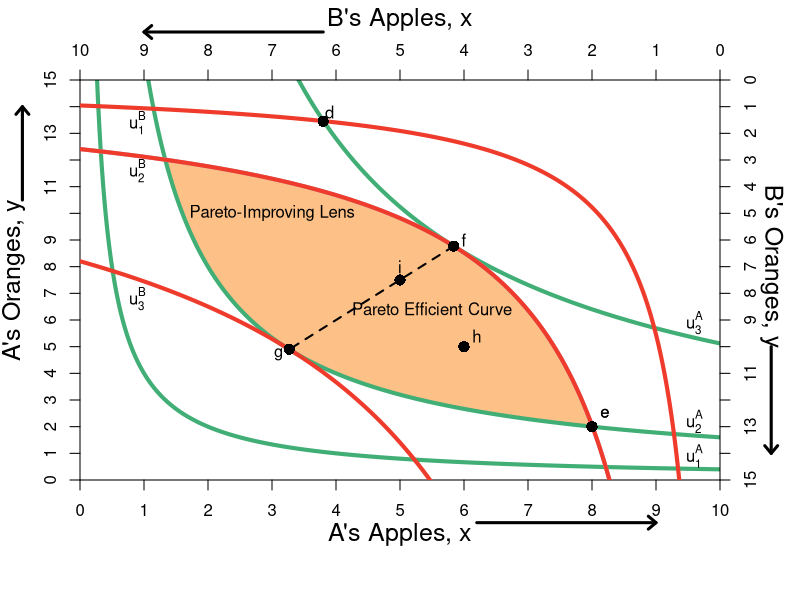

Write the R code that produced this figure.
require(ggplot2)
require(shape)
pdf(file = "bfh-textbook/property/property_eb_hispow.pdf", width = 9, height = 7)

#Set parameters for graphics
axislabelsize <- 1.5

indiffcurveA1 <- function(x, U = 4, A = 1, a = 0.5) {
  ((((U-2)/A)*(1/x)^a)^(1/(1-a)))
}

indiffcurveA2 <- function(x, U = 4, A = 1, a = 0.5) {
  (((U/A)*(1/x)^a)^(1/(1-a)))
}

indiffcurveA3 <- function(x, U = 7.156591, A = 1, a = 0.5) {
  ((((U)/A)*(1/x)^a)^(1/(1-a)))
}

indiffcurveBneg <- function(x, U = 5.09, A = 1, a = 0.5) {
  15 - (((U/A)*(1/(10 - x))^a)^(1/(1-a)))
}

#These functions are for testing a couple of things while troubleshooting the polygon
invParetoEfficient1 <- function(x) {
  14 - (3/2)*x
}

invParetoEfficient2 <- function(x) {
  16 - (3/2)*x
}

#Aisha happens to have found 8 apples and 2 oranges, 
#and Betty happens to have found 2 apples and 13 oranges. 
#Aisha's utility (8^0.5)*(2^0.5) = 4
#Betty's utility (2^0.5)*(13^0.5) = 5.09


COL <- c("#7fc97f", "#beaed4", "#fdc086", "#ffff99")
COLA <- c("#99d8c9","#66c2a4","#41ae76", "#238b45", "#005824")
par(mar =  c(6, 4, 4, 4))
xlims <- c(0, 10)
ylims <- c(0, 15)
xlims2 <- c(10, 0)
ylims2 <- c(15, 0)

plot(0, 0, xlim = xlims, ylim = ylims, type = "n",
     xlab = expression(paste("A's Apples, ", x)),
     ylab = expression(paste("A's Oranges, ", y)), 
     line = 2.5,
     xaxt = "n", 
     yaxt = "n", 
     cex.lab = axislabelsize, 
     bty = "n",
     xaxs="i", 
     yaxs="i")


npts <- 500 
npts2 <- 501

#Specify the sequences of points for graphing. 
xx1 <- seq(xlims[1], xlims[2], length.out = npts)
yy1 <- indiffcurveA2(xx1, U = 4, A = 1, a = 0.5)
yy2 <- indiffcurveA2(xx1)

#Polygon Attempt
#polygon(x = c(1.34, 6, 8, 10 - 6.73), y = c(12, 9, 2, 15 - 10.1), col="powderblue", density=NULL, border = NA)

#I need something like xx1 with npts for 
xpoly1 <- seq(from = 1.34, to = 8, length.out = 500)
ypoly1 <- indiffcurveA2(xpoly1, U = 4, A = 1, a = 0.5)
ypoly2 <- indiffcurveBneg(xpoly1, U = 5.09, A = 1, a = 0.5)
polygon(x = c(xpoly1, rev(xpoly1)), y = c(ypoly1, rev(ypoly2)), col=COL[3], density=NULL, border = NA)

#Draw the lines for the graphs
lines(xx1, indiffcurveA1(xx1), col = COLA[3], lwd = 4)
lines(xx1, indiffcurveA2(xx1), col = COLA[3], lwd = 4)
lines(xx1, indiffcurveA3(xx1), col = COLA[3], lwd = 4)
lines(xx1, indiffcurveBneg(xx1), col = COL[2], lwd = 4)

#Customize ticks and labels for the plot
ticksy <- seq(from = 0, to = 15, by = 1)
ylabels <- seq(from = 0, to = 15, by = 1)
ticksx <- seq(from = 0, to = 10, by = 1)
xlabels <- seq(from = 0, to = 10, by = 1)
axis(1, at = ticksx, pos = 0, labels = xlabels)
axis(2, at = ticksy, pos = 0, labels = ylabels, las = 0)

#Add arrows:
arrows(-0.9, 10.5, -0.9, 14, xpd = TRUE, length=0.1,angle=40,lwd=3)
arrows(6.2, -1.6, 9, -1.6, xpd = TRUE, length=0.1,angle=40,lwd=3)

#Annotation of the three graphs and the NE
text(9.6, 0.9, expression(u[1]^A))
text(9.6, 2.2, expression(u[2]^A))
text(9.6, 5.9, expression(u[3]^A))

#Perhaps useful point to label the unused intersection of the participation constraints
#points(1.34, 12, pch = 16, col = "black", cex = 1.5)

#Set up second axes and labels

par(new = TRUE)

#Use the same x and ylims as previously, but with locations switched
xlims2 <- c(10, 0)
ylims2 <- c(15, 0)

#Leave the ylab and xlab blank to ensure no axes titles
plot(0, 0, xlim = xlims2, ylim = ylims2, type = "n",
     xlab = expression(paste("")),
     ylab = expression(paste("")),
     xaxt = "n", 
     yaxt = "n", 
     cex.lab = 1.3, 
     bty = "n",
     xaxs="i", 
     yaxs="i")

#Set up axes at sides 3 and 4 (top and right)
axis(side = 3, at = ticksx, pos = 0, labels = xlabels)
axis(side = 4, at = ticksy, pos = 0, labels = ylabels, las = 0)
mtext("B's Apples, x", side=3, line = 2.5, cex = axislabelsize)
text(-0.8, 7, expression(paste("B's Oranges, y")), xpd = TRUE, cex = axislabelsize, srt = 270) 

#Add arrows:
arrows(-0.8, 10, -0.8, 14, xpd = TRUE, length=0.1,angle=40,lwd=3)
arrows(6.2, -1.8, 9, -1.8, xpd = TRUE, length=0.1,angle=40,lwd=3)


#Functions for B's indifference curves
indiffcurveB1 <- function(x, U = 5.09, A = 1, a = 0.5) {
  ((((U-2)/A)*(1/x)^a)^(1/(1-a)))
}

indiffcurveB2 <- function(x, U = 5.09, A = 1, a = 0.5) {
  (((U/A)*(1/x)^a)^(1/(1-a)))
}

indiffcurveB3 <- function(x, U = 8.244574, A = 1, a = 0.5) {
  ((((U)/A)*(1/x)^a)^(1/(1-a)))
}

COLB <- c("#fc9272", "#fb6a4a", "#ef3b2c","#cb181d", "#99000d")

lines(xx1, indiffcurveB1(xx1), col = COLB[3], lwd = 4)
lines(xx1, indiffcurveB2(xx1), col = COLB[3], lwd = 4)
lines(xx1, indiffcurveB3(xx1), col = COLB[3], lwd = 4)
#lines(xx1, invParetoEfficient2(xx1), col = COLB[3], lwd = 4)

#Label B's indifference curves
text(9.1, 1.6, expression(u[1]^B))
text(9.1, 3.4, expression(u[2]^B))
text(9.1, 8.2, expression(u[3]^B))

#Add a point for the initial endowment
points(2, 13, pch = 16, col = "black", cex = 1.5)
text(1.8, 12.5, expression(e))

#Label a point on the middle of the curve
points(5, 7.5, pch = 16, col = "black", cex = 1.5)
text(5, 7, expression(i))

#Add point for comparison to participation constraint
points(6.2, 1.55, pch = 16, col = "black", cex = 1.5)
text(6.1, 1.2, expression(d))

#Pareto efficiency curve
segments(4.16, 6.23, 6.73, 10.1, lty = 2, lwd = 2)
text(4.5, 8.6, expression("Pareto Efficient Curve"))

#Calculate TIOLI power allocation for B
#mrs(x,y) => pareto efficient curve is (3/2)x = y
#A's initital utility is 4 = u(8,2) = (8^0.5)*(2^0.5)
#Therefore substitute in the contract curve u_e^A = 4 = (x^A)^(0.5)(3/2*x^A)^0.5
# => x^A = 4/((3/2)^0.5) = 3.27 => x^B = 6.73
# => y^A = 3/2(x^A) = 4.9 => y^B = 10.1

#Add point g for B's TIOLI power
points(6.73, 10.1, pch = 16, col = "black", cex = 1.5)
text(6.9, 10.3, expression(g))

#Calculate TIOLI power allocation for A
#mrs(x,y) => pareto efficient curve is (3/2)x = y
#A's initital utility is 4 = u(8,2) = (8^0.5)*(2^0.5)
#Therefore substitute in the contract curve u_e^A = 4 = (x^A)^(0.5)(3/2*x^A)^0.5
# => x^B = 5.09/((3/2)^0.5) = 4.16 => x^A = 5.84
# => y^B = 3/2(x^B) = 6.23 => y^A = 8.77 
#=> u^A = (5.84^0.5)*(8.77^0.5) = 7.156591
#Add point f for A's TIOLI power
points(4.16, 6.23, pch = 16, col = "black", cex = 1.5)
text(4, 6, expression(f))

#Annotating B's endowment
text(1.8, 12.5, expression(e))

#Annotating a point that is a Pareto improvement over e.
points(4, 10, pch = 16, col = "black", cex = 1.5)
text(3.8, 9.6, expression(h))

#Label Pareto Improving Lens
text(7, 5, expression(paste("Pareto-Improving Lens")))

dev.off()
